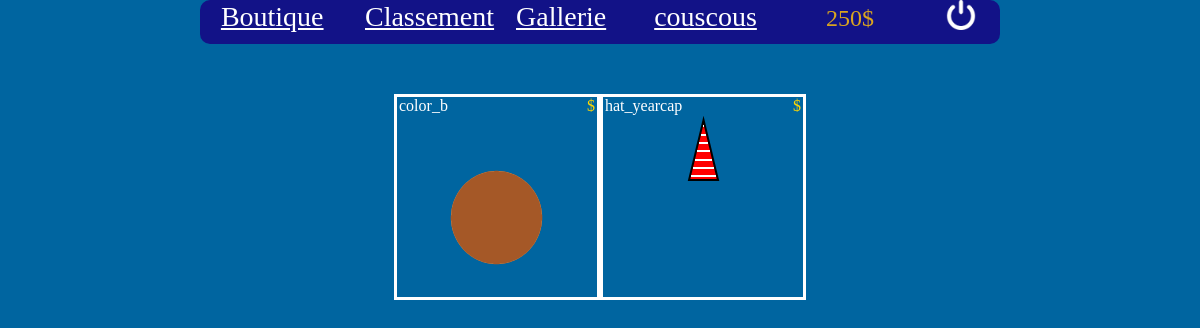
/boutique.php (signed in), run on the app's committed database.
### tables this page shows
CREATE TABLE `utilisateurs` (
  `id_user` int(11) NOT NULL AUTO_INCREMENT,
  `pseudo` varchar(20) NOT NULL,
  `password` varchar(200) NOT NULL,
  `email` varchar(50) NOT NULL,
  `solde` int(11) DEFAULT NULL,
  `best_dino` int(11) DEFAULT NULL,
  `best_reflex` int(11) DEFAULT NULL,
  `best_memory` int(11) DEFAULT NULL,
  PRIMARY KEY (`id_user`)
);

CREATE TABLE `objets` (
  `id_objet` int(11) NOT NULL AUTO_INCREMENT,
  `nom_objet` varchar(50) NOT NULL,
  `prix` int(11) DEFAULT NULL,
  `lien` text NOT NULL,
  `corps` text NOT NULL,
  PRIMARY KEY (`id_objet`)
);

### boutique.php (the view, shortened to what this page needs)
<?php
    $login = $_SESSION['pseudo'];
    require '_conf.php';
    $pdo = new PDO("mysql:host=$bdd_server;dbname=$bdd_name", "$bdd_user", "$bdd_password");
    $senSolde = "SELECT solde FROM utilisateurs WHERE pseudo = :pseudo";
    $reqSolde = $pdo->prepare($senSolde);
    $reqSolde->bindParam(':pseudo', $login, PDO::PARAM_STR);
    $reqSolde->execute();
    $resSolde = $reqSolde->fetch(PDO::FETCH_ASSOC);
    $solde = $resSolde['solde'];
    $reqOwned = "SELECT pseudo,nom_objet FROM utilisateurs
                JOIN possession ON utilisateurs.id_user=possession.id_user
                JOIN objets ON objets.id_objet=possession.id_objet
                WHERE utilisateurs.pseudo= ?";
    $sth=$pdo->prepare($reqOwned);
    $sth->execute( [$login] );
    $listOwned = $sth->fetchAll();
    $senObjects = "SELECT * FROM objets";
    $reqObjects = $pdo->prepare($senObjects);
    $reqObjects->execute();
    $resObjects = $reqObjects->fetchAll();
?>
<html>
    <head>
        <link rel="stylesheet" href="style.css">
        <link rel="stylesheet" href="https://maxcdn.bootstrapcdn.com/bootstrap/4.0.0/css/bootstrap.min.css">
    </head>
    <body style="background: #0065a0">
        <div  id="block" class="col-md-8 col-sm-12" style="text-align: justify-all; background: #121287;margin:0 auto 50px; border-radius:10px;" >
            <div class="row d-flex justify-content-around" style="text-align: center">
                <div class="col-md-2"><h3 class="ecriture"><a href="./boutique.php"><u style="color: white;">Boutique</u></a></h3></div>
                <div class="col-md-2"><h3 class="ecriture"><a href="./leaderboard.php"><u style="color: white;">Classement</u></a></h3></div>
                <div class="col-md-2"><h3 class="ecriture"><a href="./gallerie.php"><u style="color: white;">Gallerie</u></a></h3></div>
                <div class="col-md-2"><h3 class="ecriture"><a href="./profil.php"><u style="color: white;"><?php echo $login ?></u></a></h3></div>
                <div class="col-md-2"><h4 id="dollar" style="color: goldenrod; line-height: 1.5;"><?php echo $solde ?>$</h4></div>
                <div class="col-md-1"><a href="logout.php"><img style="height: 30px;" src="./img/eteindre1.png"></a></div>
            </div>
        </div>
        <div id="listAchat" class="col-md-10" style="margin: 50px auto; display:flex; justify-content: center; flex-wrap: wrap">
            <?php foreach ($resObjects as $item) {
                $verif = false;
                foreach ($listOwned as $owned) {
                    if ($owned['nom_objet'] == $item['nom_objet']) {
                        $verif = true;
                        break;
                    }
                }
                if ( $verif == false ) { ?>
            <a href="#" onclick="achat('<?php echo $item['nom_objet'] ?>')">
                        <div class="boutique_div">
                        <img id="<?=$item['nom_objet'] ?>" style="border: white 3px solid" class="item" src="./img/avatar/<?=$item['lien'] ?>" alt="">
                        <span class="boutique_nom"><?php echo $item['nom_objet'] ?></span>
                        <span class="boutique_prix"><?php echo $item['prix'] ?>$</span>
                        </div>
                    </a>
            <?php } } ?>
        </div>
    </body>
</html>

### style.css (style rules this page uses)
* { margin: 0; padding: 0; text-decoration: none; font-family: 'Cambria'; color: black; box-sizing: border-box; }
.boutique_div { position: relative; }
.boutique_nom { position: absolute; color: white; left: 5px; }
.boutique_prix { position: absolute; color: gold; right: 5px; }
.ecriture > * { font-family:Mv boli; text-decoration: underline white; color: white; }

### data on the page
utilisateurs: solde "250"
objets: nom_objet+lien (picture), nom_objet "color_b"
objets: nom_objet+lien (picture), nom_objet "hat_yearcap"

### other printed values
$login "couscous"
